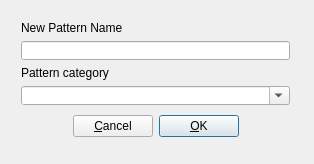
<ui version="4.0" >
 <class>PatternPropertiesDialog_UI</class>
 <widget class="QDialog" name="PatternPropertiesDialog_UI" >
  <property name="geometry" >
   <rect>
    <x>0</x>
    <y>0</y>
    <width>314</width>
    <height>164</height>
   </rect>
  </property>
  <property name="windowTitle" >
   <string>Form1</string>
  </property>
  <widget class="QWidget" name="layoutWidget" >
   <property name="geometry" >
    <rect>
     <x>10</x>
     <y>10</y>
     <width>291</width>
     <height>141</height>
    </rect>
   </property>
   <layout class="QVBoxLayout" name="verticalLayout_2" >
    <item>
     <layout class="QVBoxLayout" name="verticalLayout" >
      <item>
       <widget class="QLabel" name="TextLabel1" >
        <property name="text" >
         <string>New Pattern Name</string>
        </property>
       </widget>
      </item>
      <item>
       <widget class="QLineEdit" name="patternNameTxt" />
      </item>
      <item>
       <widget class="QLabel" name="label" >
        <property name="text" >
         <string>Pattern category</string>
        </property>
       </widget>
      </item>
      <item>
       <widget class="QComboBox" name="categoryComboBox" >
        <property name="editable" >
         <bool>true</bool>
        </property>
       </widget>
      </item>
     </layout>
    </item>
    <item>
     <layout class="QHBoxLayout" name="horizontalLayout" >
      <item>
       <spacer>
        <property name="orientation" >
         <enum>Qt::Horizontal</enum>
        </property>
        <property name="sizeHint" stdset="0" >
         <size>
          <width>37</width>
          <height>28</height>
         </size>
        </property>
       </spacer>
      </item>
      <item>
       <widget class="QPushButton" name="cancelBtn" >
        <property name="text" >
         <string>&amp;Cancel</string>
        </property>
        <property name="shortcut" >
         <string>Alt+C</string>
        </property>
       </widget>
      </item>
      <item>
       <widget class="QPushButton" name="okBtn" >
        <property name="text" >
         <string>&amp;OK</string>
        </property>
        <property name="shortcut" >
         <string>Alt+O</string>
        </property>
        <property name="default" >
         <bool>true</bool>
        </property>
       </widget>
      </item>
      <item>
       <spacer>
        <property name="orientation" >
         <enum>Qt::Horizontal</enum>
        </property>
        <property name="sizeHint" stdset="0" >
         <size>
          <width>37</width>
          <height>28</height>
         </size>
        </property>
       </spacer>
      </item>
     </layout>
    </item>
   </layout>
  </widget>
 </widget>
 <layoutdefault spacing="6" margin="11" />
 <resources/>
 <connections/>
</ui>
